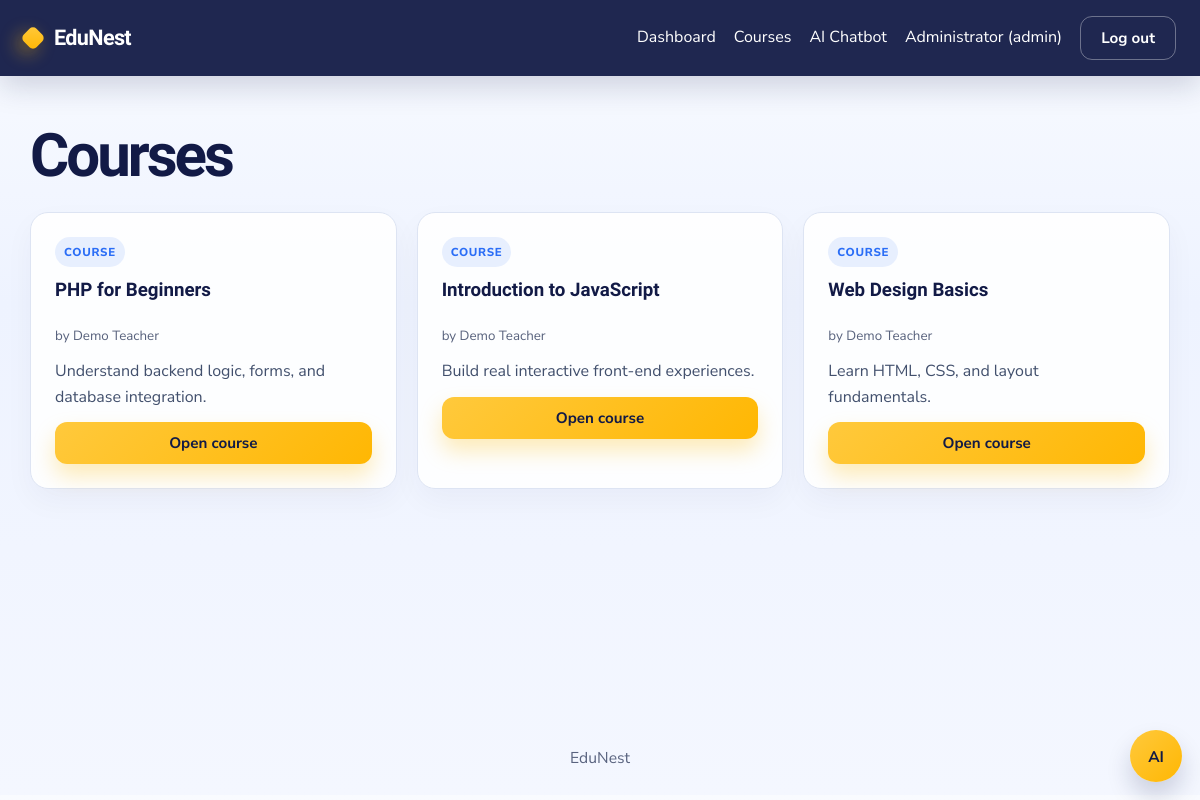
Screenshot of /courses.php (signed in) with the database file from the repository.
### tables this page shows
CREATE TABLE IF NOT EXISTS courses(id INT AUTO_INCREMENT PRIMARY KEY,title VARCHAR(150) NOT NULL,description TEXT,teacher_id INT NOT NULL,created_at TIMESTAMP DEFAULT CURRENT_TIMESTAMP,FOREIGN KEY(teacher_id) REFERENCES users(id) ON DELETE CASCADE);

CREATE TABLE IF NOT EXISTS users(id INT AUTO_INCREMENT PRIMARY KEY,name VARCHAR(100) NOT NULL,email VARCHAR(120) NOT NULL UNIQUE,password VARCHAR(255) NOT NULL,role ENUM('admin','teacher','student') NOT NULL DEFAULT 'student',created_at TIMESTAMP DEFAULT CURRENT_TIMESTAMP);

### config.php (called while the page is built, shortened)
<?php
$pdo=new PDO('mysql:host=localhost;dbname=lms;charset=utf8mb4','lmsuser','lmspass',[PDO::ATTR_ERRMODE=>PDO::ERRMODE_EXCEPTION,PDO::ATTR_DEFAULT_FETCH_MODE=>PDO::FETCH_ASSOC]);
function e($s){return htmlspecialchars((string)$s,ENT_QUOTES,'UTF-8');}
function me(){return $_SESSION['u']??null;}
function q($sql,$p=[]){global $pdo;$s=$pdo->prepare($sql);$s->execute($p);return $s;}
function need(...$roles){$u=me();if(!$u){header('Location: login.php');exit;}if($roles&&!in_array($u['role'],$roles)){http_response_code(403);exit('Access denied');}return $u;}

### courses.php (the view, shortened to what this page needs)
<?php require 'config.php';$u=need();
$cs=q('SELECT c.*,u.name t,(SELECT 1 FROM enrollments WHERE course_id=c.id AND student_id=?) joined FROM courses c JOIN users u ON u.id=c.teacher_id ORDER BY c.id DESC',[$u['id']])->fetchAll();
$title='Courses';include 'header.php';?>
<div class="page-head"><h1>Courses</h1></div>
<div class="grid"><?php foreach($cs as $c):$can=$u['role']==='admin'||$c['teacher_id']==$u['id']||$c['joined'];?>
<div class="course-card"><div class="course-badge">Course</div><h3><?=e($c['title'])?></h3><small>by <?=e($c['t'])?></small><p><?=e($c['description'])?></p>
<?php if($can):?><a class="btn" href="course.php?id=<?=$c['id']?>">Open course</a>
<?php elseif($u['role']==='student'):?><form method="post"><?=f()?><button class="btn" name="enroll" value="<?=$c['id']?>">Enroll</button></form><?php endif;?></div><?php endforeach;?></div>
<?php include 'footer.php';

### assets/style.css (style rules this page uses)
:root { --navy:#121a46;--navy-2:#1e2a6b;--ink:#20263a;--gold:#ffc93c;--gold-2:#ffb703;--bg:#f4f7ff;--bg-2:#edf2ff;--card:#ffffff;--line:#dde4f3;--ok:#228b5a;--err:#d94747;--shadow:0 18px 40px rgba(18,26,70,.12);--blue:#2a6df6;--soft:#f7f9ff }
* { box-sizing:border-box }
body { margin:0;font:16px/1.6 'Nunito Sans',sans-serif;color:var(--ink);background:linear-gradient(180deg,#f9fbff 0%,#eef3ff 38%,#f4f7ff 100%) }
h1,h2,h3,.brand { font-family:Sora,sans-serif;color:var(--navy);line-height:1.2 }
h1 { font-size:clamp(2.5rem,5vw,4rem);letter-spacing:-.05em }
a { color:var(--navy);text-decoration:none }
.btn { display:inline-flex;align-items:center;justify-content:center;background:linear-gradient(135deg,var(--gold),var(--gold-2));color:var(--navy)!important;border:0;padding:11px 20px;border-radius:12px;font:700 .95rem 'Nunito Sans';cursor:pointer;text-decoration:none;box-shadow:0 12px 22px rgba(255,185,0,.28);transition:transform .2s ease, box-shadow .2s ease }
.info-card,.course-card { background:rgba(255,255,255,.9);border:1px solid var(--line);border-radius:18px;padding:24px;box-shadow:0 12px 30px rgba(18,26,70,.04) }
.info-card h3,.course-card h3 { margin-top:0;margin-bottom:12px }
.info-card p,.course-card p { margin:0;color:#42506d }
.page-head { margin:8px 0 20px }
.page-head h1 { margin:0 }
.grid { display:grid;grid-template-columns:repeat(auto-fill,minmax(280px,1fr));gap:20px }
.course-card { display:flex;flex-direction:column;gap:12px }
.course-badge { display:inline-flex;align-items:center;align-self:flex-start;padding:6px 9px;border-radius:999px;background:rgba(42,109,246,.1);font-size:.72rem;font-weight:800;letter-spacing:.06em;text-transform:uppercase;color:var(--blue) }
.course-card small { color:#58627d }

### rows the page displays
courses: title "PHP for Beginners", teacher.name "Demo Teacher", description "Understand backend logic, forms, and database integration."
courses: title "Introduction to JavaScript", teacher.name "Demo Teacher", description "Build real interactive front-end experiences."
courses: title "Web Design Basics", teacher.name "Demo Teacher", description "Learn HTML, CSS, and layout fundamentals."

### other values shown
$u['name'] "Administrator"
$u['role'] "admin"
